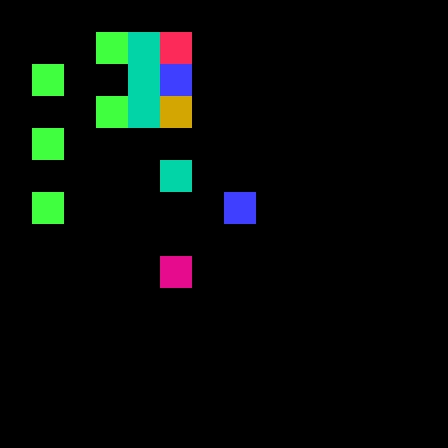

A level layout from a 2D game, rendered from its tile map. Below: a short description, then the map file with its tile-grid data intact:
An orthogonal 14x14 tile map with 32x32 px tiles, 1 tile layer (tiles) and 18 objects (9x Static, 8x Interactable, Start).

<map version="1.5" tiledversion="1.5.0" orientation="orthogonal" renderorder="right-down" width="14" height="14" tilewidth="32" tileheight="32" infinite="0" nextlayerid="3" nextobjectid="23">
 <tileset firstgid="1" source="../basic.tsx" />
 <layer id="1" name="tiles" width="14" height="14">
  <data encoding="csv">
11,11,11,11,11,11,11,11,11,11,11,11,11,11,
11,0,0,32,28,13,11,0,0,0,0,0,0,11,
11,32,0,0,28,22,11,0,11,11,11,11,0,11,
11,0,0,32,28,38,11,0,11,11,11,11,0,11,
11,32,0,0,11,0,0,0,11,11,11,11,0,11,
11,0,0,0,11,28,11,11,11,11,11,11,0,11,
11,32,0,0,11,0,0,22,11,11,11,11,0,11,
11,0,0,0,11,0,0,0,11,11,11,11,0,11,
11,0,0,0,0,15,0,0,11,11,11,11,0,11,
11,0,0,0,0,0,0,0,11,11,11,11,0,11,
11,0,11,0,0,0,0,0,11,11,11,11,0,11,
11,0,11,11,11,11,11,11,11,11,11,11,0,11,
11,0,0,0,0,0,0,0,0,0,0,0,0,11,
11,11,11,11,11,11,11,11,11,11,11,11,11,11
</data>
 </layer>
 <objectgroup id="2" name="objects">
  <object id="1" name="Start" gid="17" x="160" y="288" width="32" height="32" />
  <object id="2" name="Flag" type="Static" gid="37" x="160" y="128" width="32" height="32">
   <properties>
    <property name="Group" type="int" value="12" />
    <property name="Properties" value="win, kills" />
   </properties>
  </object>
  <object id="3" name="transform Flag to 3" type="Interactable" gid="32" x="32" y="224" width="32" height="32">
   <properties>
    <property name="Group" type="int" value="5" />
    <property name="Transform group" type="int" value="12" />
    <property name="Transform onto" type="int" value="3" />
   </properties>
  </object>
  <object id="4" name="glass" type="Static" gid="28" x="128" y="64" width="32" height="32">
   <properties>
    <property name="Group" type="int" value="11" />
    <property name="Properties" value="unpassable" />
   </properties>
  </object>
  <object id="5" name="glass" type="Static" gid="28" x="128" y="96" width="32" height="32">
   <properties>
    <property name="Group" type="int" value="11" />
    <property name="Properties" value="unpassable" />
   </properties>
  </object>
  <object id="6" name="glass" type="Static" gid="28" x="128" y="128" width="32" height="32">
   <properties>
    <property name="Group" type="int" value="11" />
    <property name="Properties" value="unpassable" />
   </properties>
  </object>
  <object id="7" name="glass" type="Static" gid="28" x="160" y="192" width="32" height="32">
   <properties>
    <property name="Group" type="int" value="11" />
    <property name="Properties" value="unpassable" />
   </properties>
  </object>
  <object id="8" name="3" type="Static" gid="22" x="160" y="96" width="32" height="32">
   <properties>
    <property name="Group" type="int" value="3" />
    <property name="Properties" value="unpassable" />
   </properties>
  </object>
  <object id="9" name="3" type="Static" gid="22" x="224" y="224" width="32" height="32">
   <properties>
    <property name="Group" type="int" value="3" />
    <property name="Properties" value="unpassable" />
   </properties>
  </object>
  <object id="10" name="3" type="Static" gid="22" x="96" y="320" width="32" height="32">
   <properties>
    <property name="Group" type="int" value="3" />
    <property name="Properties" value="unpassable" />
   </properties>
  </object>
  <object id="13" name="toggle 'blocks vision' to glass" type="Interactable" gid="32" x="96" y="192" width="32" height="32">
   <properties>
    <property name="Group" type="int" value="15" />
    <property name="Transform group" type="int" value="11" />
    <property name="toggle property" value="blocks vision" />
   </properties>
  </object>
  <object id="15" name="transform Flag to glass" type="Interactable" gid="32" x="96" y="256" width="32" height="32">
   <properties>
    <property name="Group" type="int" value="5" />
    <property name="Transform group" type="int" value="12" />
    <property name="Transform onto" type="int" value="11" />
   </properties>
  </object>
  <object id="17" name="2" type="Static" gid="12" x="160" y="64" width="32" height="32">
   <properties>
    <property name="Group" type="int" value="2" />
    <property name="Properties" value="" />
   </properties>
  </object>
  <object id="18" name="toggle 'unpassable' to 3" type="Interactable" gid="32" x="32" y="96" width="32" height="32">
   <properties>
    <property name="Group" type="int" value="15" />
    <property name="Transform group" type="int" value="3" />
    <property name="toggle property" value="unpassable" />
   </properties>
  </object>
  <object id="19" name="toggle 'win condition' to 2" type="Interactable" gid="32" x="32" y="288" width="32" height="32">
   <properties>
    <property name="Group" type="int" value="15" />
    <property name="Transform group" type="int" value="2" />
    <property name="toggle property" value="win" />
   </properties>
  </object>
  <object id="20" name="toggle 'blocks vision' to 1" type="Interactable" gid="32" x="32" y="160" width="32" height="32">
   <properties>
    <property name="Group" type="int" value="15" />
    <property name="Transform group" type="int" value="3" />
    <property name="toggle property" value="blocks vision" />
   </properties>
  </object>
  <object id="21" name="toggle 'kills' to 3" type="Interactable" gid="32" x="96" y="128" width="32" height="32">
   <properties>
    <property name="Group" type="int" value="15" />
    <property name="Transform group" type="int" value="3" />
    <property name="toggle property" value="kills" />
   </properties>
  </object>
  <object id="22" name="transform 2 to 3" type="Interactable" gid="32" x="96" y="64" width="32" height="32">
   <properties>
    <property name="Group" type="int" value="5" />
    <property name="Transform group" type="int" value="2" />
    <property name="Transform onto" type="int" value="3" />
   </properties>
  </object>
 </objectgroup>
</map>
